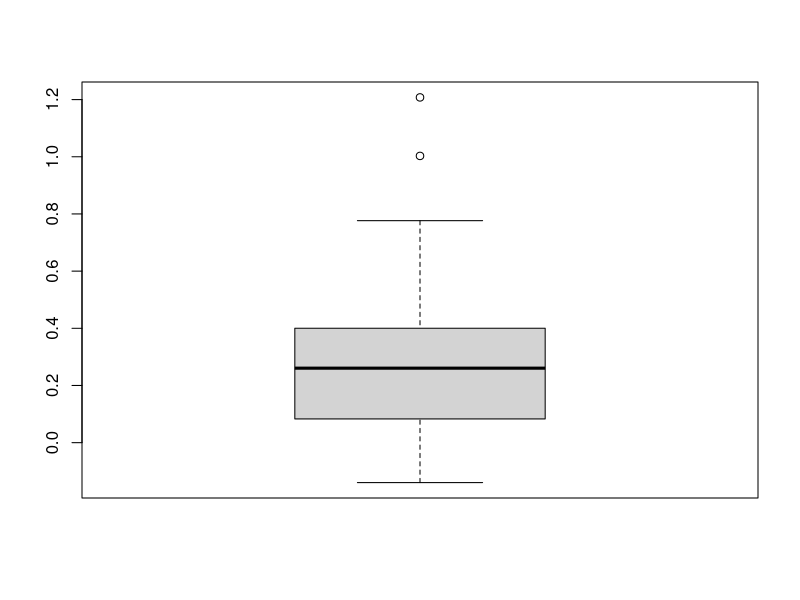
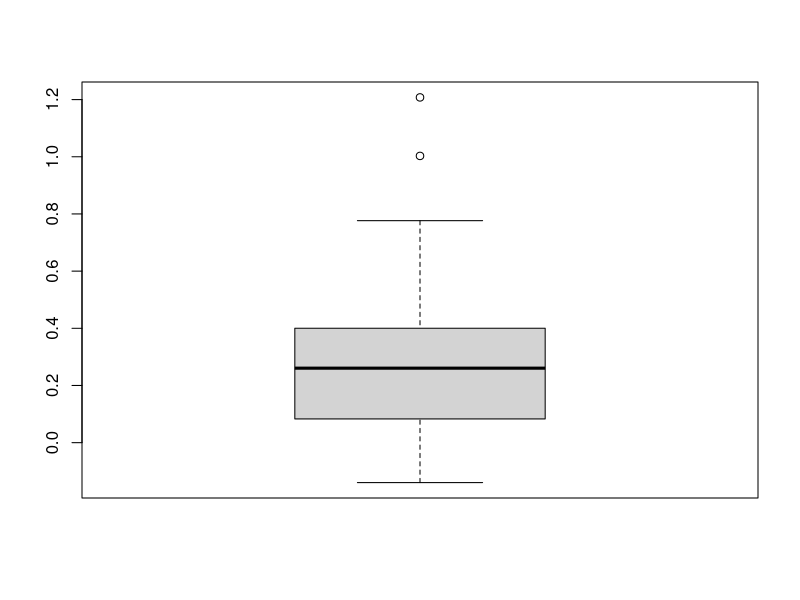
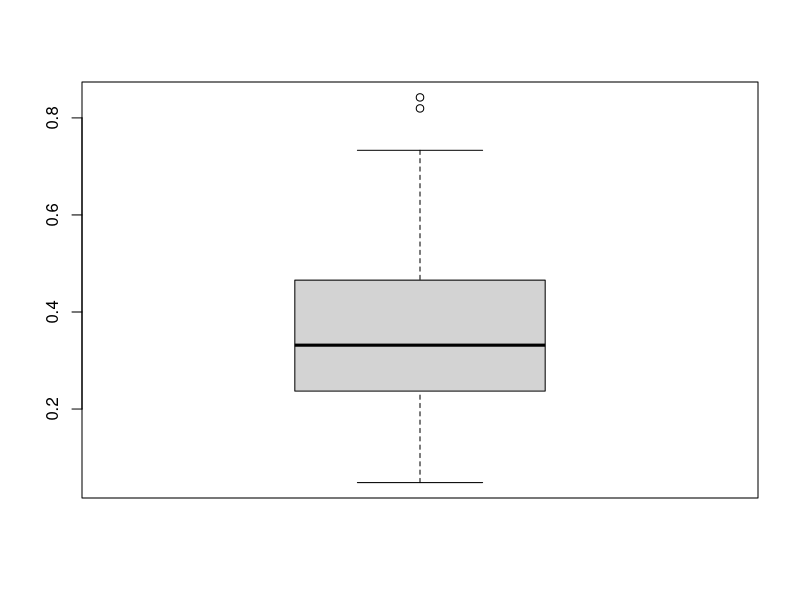
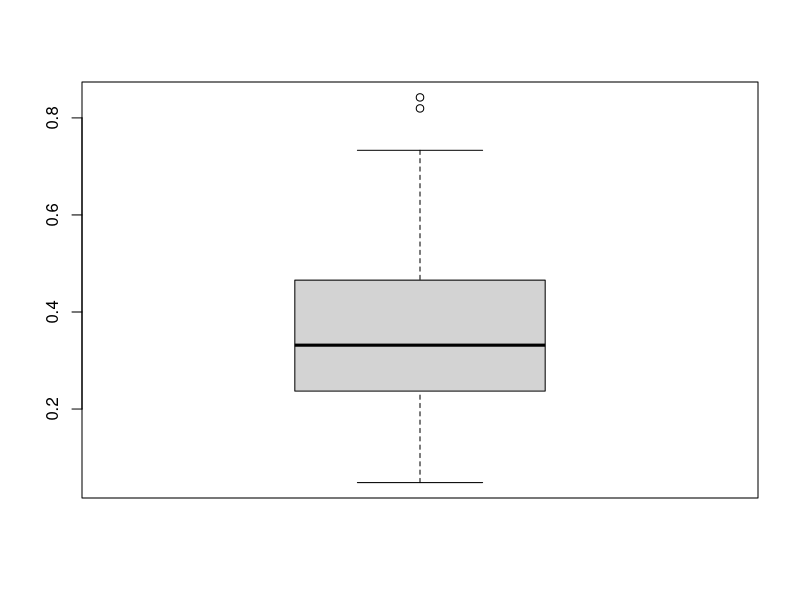
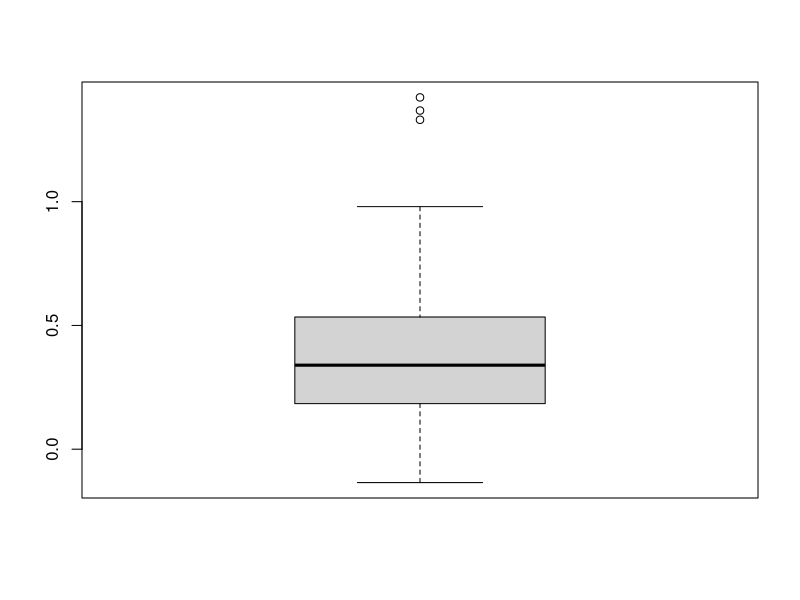
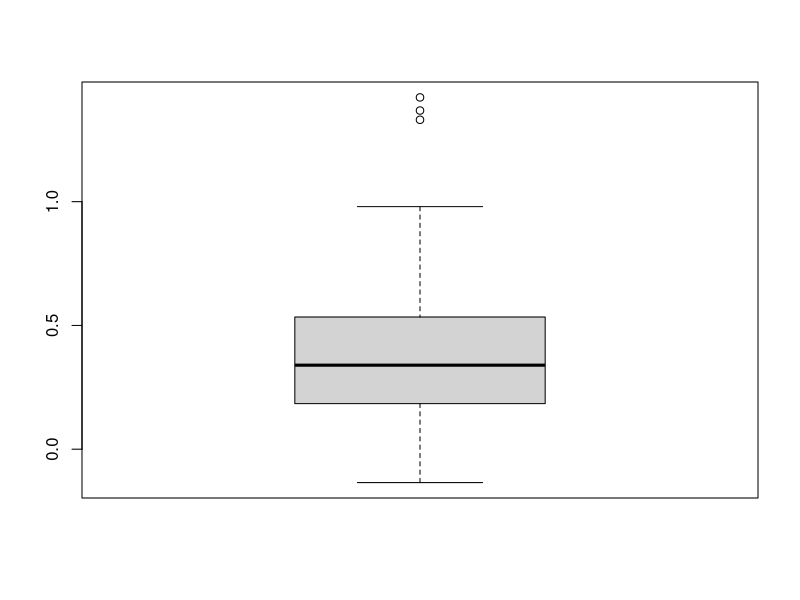
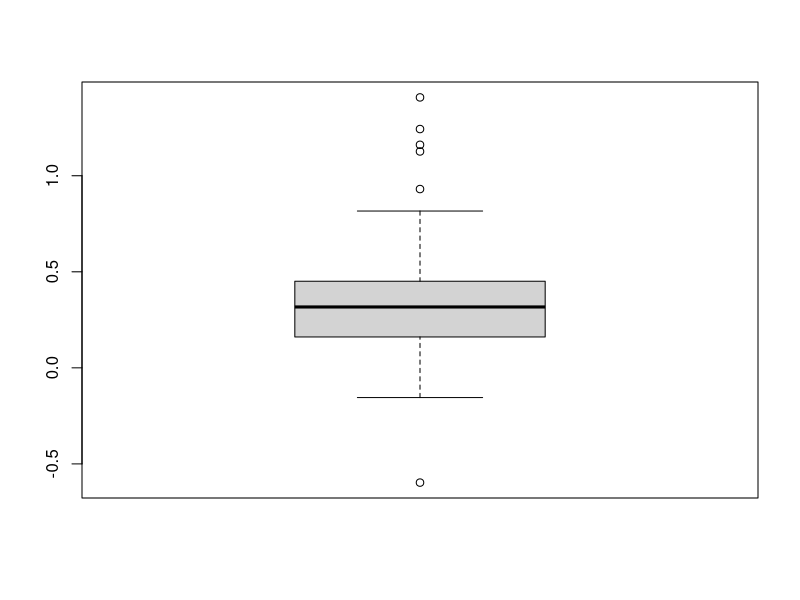
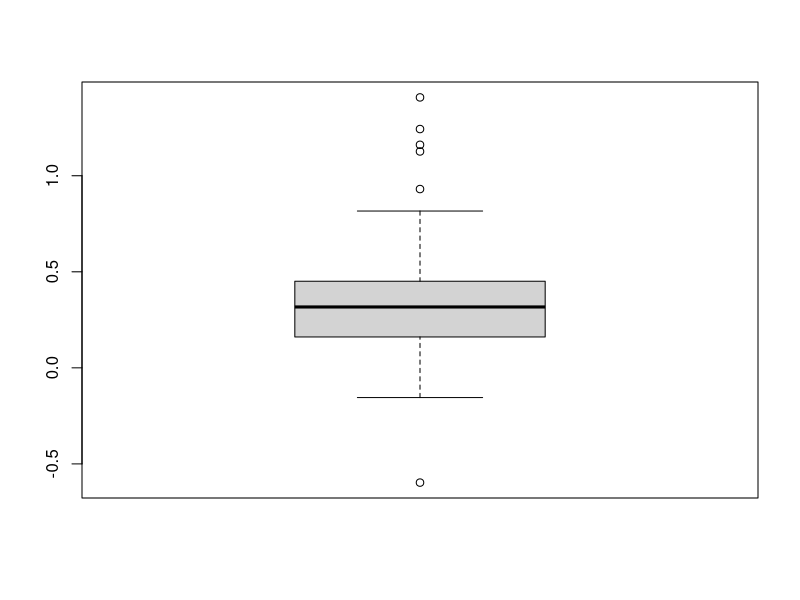

Write the R code that produced these figures, in order. (Note: this script raises an error after producing the figures.)
library(tidyverse)
library(magrittr)

setwd(dirname(rstudioapi::getActiveDocumentContext()$path))

is_outlier <- function(x) {
  lower <- boxplot(log(x))$stats[1]
  upper <- boxplot(log(x))$stats[5]
  return(!between(log(x), lower, upper))
}

#---------------------------------------------------------------#
# YES NO TASK
#---------------------------------------------------------------#
df_chen <- read_csv("chen-2019-4a.csv") %>% 
  filter(stim == "pict")

df_chen$sub[df_chen$sub == 29][1:112] <- 1234
df_chen$sub[df_chen$sub == 34][1:112] <- 4321

sum <- df_chen %>% group_by(sub) %>% summarise(N = n())

df_chen %<>% 
  rename(id = sub,
         new_item = item,
         new_resp = response,
         rt = RT) %>% 
  select(id, new_item, new_resp, correct, rt) %>% 
  mutate(new_item = ifelse(new_item == "new", 1, 0),
         new_resp = ifelse(new_resp == "new", 1, 0)) %>% 
  group_by(id) %>%
  mutate(trial_filter = is_outlier(rt)) %>% 
  ungroup() %>% 
  mutate(rt = ifelse(trial_filter, NA, rt)) %>%
  select(-trial_filter) %>% 
  filter(!(id %in% c(51, 52, 101))) %>% 
  mutate(id = dense_rank(id)) %>% 
  group_by(id) %>% 
  mutate(trial = 1:112) %>% 
  arrange(id) %>% 
  write_csv("../application/yes_no_task/data/yes_no_data_picture.csv")

sum <- df_chen %>% group_by(id) %>% summarise(N = n())

#---------------------------------------------------------------#
# YES NO TASK
#---------------------------------------------------------------#
df_chen <- read_csv("chen-2019-4a.csv") %>% 
  filter(stim == "word")

df_chen$sub[df_chen$sub == 29][1:112] <- 1234
df_chen$sub[df_chen$sub == 34][1:112] <- 4321

sum <- df_chen %>% group_by(sub) %>% summarise(N = n())

df_chen %<>% 
  rename(id = sub,
         new_item = item,
         new_resp = response,
         rt = RT) %>% 
  select(id, new_item, new_resp, correct, rt) %>% 
  mutate(new_item = ifelse(new_item == "new", 1, 0),
         new_resp = ifelse(new_resp == "new", 1, 0)) %>% 
  group_by(id) %>%
  mutate(trial_filter = is_outlier(rt)) %>% 
  ungroup() %>% 
  mutate(rt = ifelse(trial_filter, NA, rt)) %>%
  select(-trial_filter) %>% 
  filter(!(id %in% c(51, 52, 101))) %>% 
  mutate(id = dense_rank(id)) %>% 
  group_by(id) %>% 
  mutate(trial = 1:112) %>% 
  arrange(id) %>% 
  write_csv("../application/yes_no_task/data/yes_no_data_words.csv")

sumsum <- df_chen %>% 
  group_by(id) %>% 
  summarise(mean_rt = mean(rt, na.rm = T))

#---------------------------------------------------------------#
# 2AFC
#---------------------------------------------------------------#
df_schnuerch <- read_csv("schnuerch-BA_oi_data.csv") %>% 
  filter(condition == "hehe",
         type == "hetero") %>% 
  select(code, oldPic, answer, correct, time) %>% 
  rename(id = code,
         correct_resp = oldPic,
         resp = answer,
         rt = time) %>% 
  mutate(rt = rt / 1000,
         id = dense_rank(id)) %>% 
  group_by(id) %>%
  mutate(trial_filter = is_outlier(rt)) %>%
  ungroup() %>%
  mutate(rt = ifelse(trial_filter, NA, rt)) %>%
  select(-trial_filter) %>%
  write_csv("../application/2afc_task/data/2afc_data.csv")

summary <- df_schnuerch %>% 
  group_by(id) %>% 
  summarise(n = n(),
            rt_mean = mean(rt, na.rm = T))
